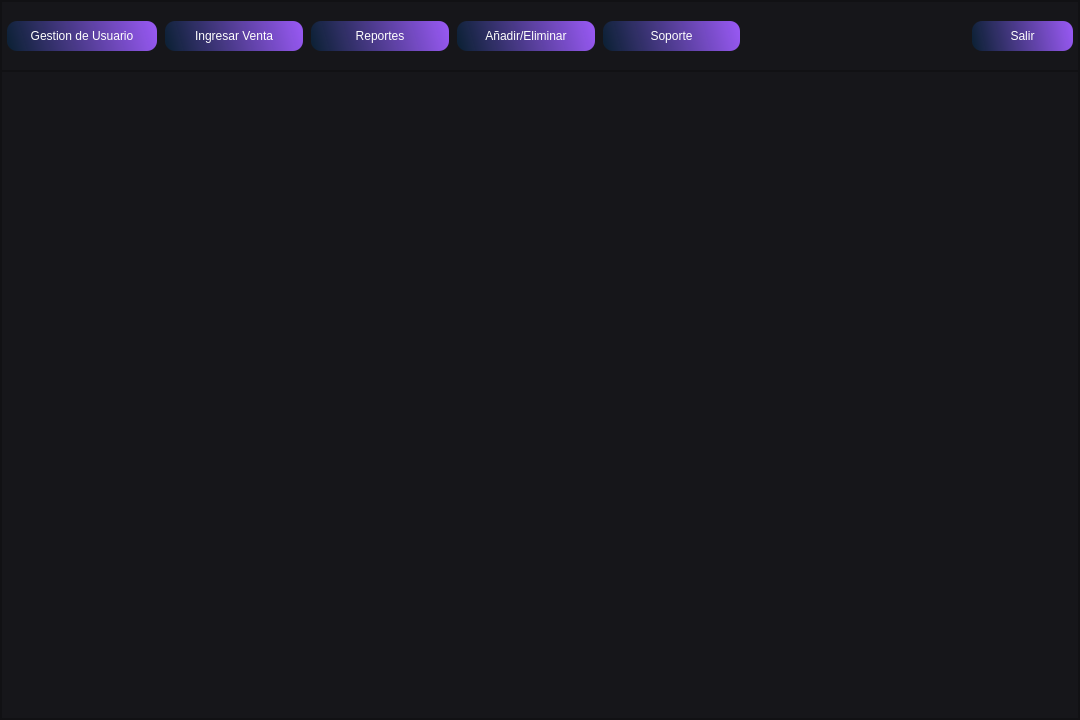
<?xml version="1.0" encoding="UTF-8"?>
<ui version="4.0">
 <class>MainWindow_menuprincipa</class>
 <widget class="QMainWindow" name="MainWindow_menuprincipa">
  <property name="geometry">
   <rect>
    <x>0</x>
    <y>0</y>
    <width>1080</width>
    <height>720</height>
   </rect>
  </property>
  <property name="windowTitle">
   <string>Menu Principal</string>
  </property>
  <widget class="QWidget" name="centralwidget">
   <layout class="QVBoxLayout" name="verticalLayout">
    <property name="spacing">
     <number>0</number>
    </property>
    <property name="leftMargin">
     <number>0</number>
    </property>
    <property name="topMargin">
     <number>0</number>
    </property>
    <property name="rightMargin">
     <number>0</number>
    </property>
    <property name="bottomMargin">
     <number>0</number>
    </property>
    <item>
     <widget class="QFrame" name="frame_fondo">
      <property name="styleSheet">
       <string notr="true">background-color: rgb(22, 22, 26);</string>
      </property>
      <property name="frameShape">
       <enum>QFrame::StyledPanel</enum>
      </property>
      <property name="frameShadow">
       <enum>QFrame::Raised</enum>
      </property>
      <layout class="QVBoxLayout" name="verticalLayout_2">
       <property name="spacing">
        <number>0</number>
       </property>
       <property name="leftMargin">
        <number>0</number>
       </property>
       <property name="topMargin">
        <number>0</number>
       </property>
       <property name="rightMargin">
        <number>0</number>
       </property>
       <property name="bottomMargin">
        <number>0</number>
       </property>
       <item>
        <widget class="QFrame" name="frame_superior">
         <property name="maximumSize">
          <size>
           <width>16777215</width>
           <height>70</height>
          </size>
         </property>
         <property name="styleSheet">
          <string notr="true">

QPushButton{
background-color: qlineargradient(spread:reflect, x1:0, y1:0.562273, x2:1, y2:0.5, stop:0 rgba(11, 38, 67, 184), stop: 1 rgba(150, 88, 240, 255));
border-radius: 10px;
font: 12pt &quot;Sans Serif&quot;;
color: rgb(255, 255, 254); }

QPushButton:hover{
background-color: qlineargradient(spread:reflect, x1:0, y1:0.562273, x2:0.949, y2:0.545455, stop: 0 rgba(11, 38, 67, 184), stop:1 rgba(88, 240, 171, 255));
border-radius:10px;
font: 12pt &quot;Sans Serif&quot;;
color: rgb(255, 255, 254);
}</string>
         </property>
         <property name="frameShape">
          <enum>QFrame::StyledPanel</enum>
         </property>
         <property name="frameShadow">
          <enum>QFrame::Raised</enum>
         </property>
         <layout class="QHBoxLayout" name="horizontalLayout_2">
          <property name="spacing">
           <number>5</number>
          </property>
          <property name="leftMargin">
           <number>5</number>
          </property>
          <property name="topMargin">
           <number>5</number>
          </property>
          <property name="rightMargin">
           <number>5</number>
          </property>
          <property name="bottomMargin">
           <number>5</number>
          </property>
          <item>
           <layout class="QHBoxLayout" name="horizontalLayout">
            <property name="spacing">
             <number>8</number>
            </property>
            <item>
             <widget class="QPushButton" name="pushButton_gestiondeusuario">
              <property name="minimumSize">
               <size>
                <width>150</width>
                <height>30</height>
               </size>
              </property>
              <property name="text">
               <string>Gestion de Usuario</string>
              </property>
             </widget>
            </item>
            <item>
             <widget class="QPushButton" name="pushButton_ingresarventa">
              <property name="minimumSize">
               <size>
                <width>138</width>
                <height>30</height>
               </size>
              </property>
              <property name="text">
               <string>Ingresar Venta</string>
              </property>
             </widget>
            </item>
            <item>
             <widget class="QPushButton" name="pushButton_reportes">
              <property name="minimumSize">
               <size>
                <width>138</width>
                <height>30</height>
               </size>
              </property>
              <property name="text">
               <string>Reportes</string>
              </property>
             </widget>
            </item>
            <item>
             <widget class="QPushButton" name="pushButton_anadir_eliminar">
              <property name="minimumSize">
               <size>
                <width>138</width>
                <height>30</height>
               </size>
              </property>
              <property name="text">
               <string>Añadir/Eliminar</string>
              </property>
             </widget>
            </item>
            <item>
             <widget class="QPushButton" name="pushButton_anadir_eliminar_2">
              <property name="minimumSize">
               <size>
                <width>137</width>
                <height>30</height>
               </size>
              </property>
              <property name="text">
               <string>Soporte</string>
              </property>
             </widget>
            </item>
           </layout>
          </item>
          <item>
           <spacer name="horizontalSpacer">
            <property name="orientation">
             <enum>Qt::Horizontal</enum>
            </property>
            <property name="sizeHint" stdset="0">
             <size>
              <width>207</width>
              <height>20</height>
             </size>
            </property>
           </spacer>
          </item>
          <item>
           <widget class="QPushButton" name="pushButton_salir">
            <property name="minimumSize">
             <size>
              <width>101</width>
              <height>30</height>
             </size>
            </property>
            <property name="styleSheet">
             <string notr="true">QPushButton:hover{
background-color: qlineargradient(spread:pad, x1:0, y1:0, x2:1, y2:0, stop:0 rgba(0, 0, 0, 255), stop:0.727273 rgba(142, 19, 16, 255));
border-radius:10px;
font: 12pt &quot;Sans Serif&quot;;
color: rgb(255, 255, 254);
}</string>
            </property>
            <property name="text">
             <string>Salir</string>
            </property>
           </widget>
          </item>
         </layout>
        </widget>
       </item>
       <item>
        <widget class="QFrame" name="frame_inferior">
         <property name="frameShape">
          <enum>QFrame::StyledPanel</enum>
         </property>
         <property name="frameShadow">
          <enum>QFrame::Raised</enum>
         </property>
        </widget>
       </item>
      </layout>
     </widget>
    </item>
   </layout>
  </widget>
 </widget>
 <resources/>
 <connections/>
</ui>
